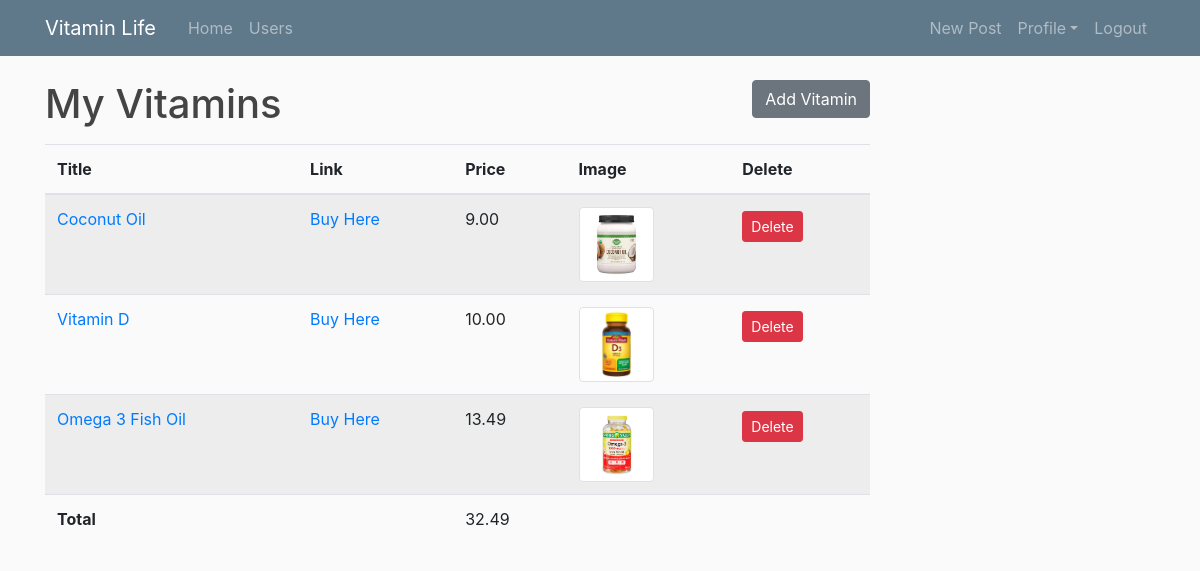
The page /user/ (signed in) on the database its author committed.
### vitamin_tracker/models.py (models this page shows, shortened)
class Vitamin(models.Model):
    title = models.CharField(max_length=50)
    url = models.CharField(max_length=255, null=True)
    image = models.ImageField(default='default.jpg', upload_to='blog_pics')
    price = models.DecimalField(max_digits=8, decimal_places=2)
    author = models.ForeignKey(User, on_delete=models.CASCADE, null=True)

### vitamin_tracker/views.py (the view)
# urls.py: path('user/', UserVitaminListView.as_view(),
class UserVitaminListView(ListView):
    model = Vitamin
    template_name = 'vitamin_tracker/user_vitamins.html' # <app>/<model>_<viewtype>.html
    def get_context_data(self, **kwargs):
        context = super(ListView, self).get_context_data(**kwargs)
        user = self.request.user
        vitamins = Vitamin.objects.filter(author=user)
        total = 0
        for vita in vitamins:
            total += vita.price
        context['vitamins'] = vitamins
        context['total'] = total
        return context
    def get_queryset(self):
        user = self.request.user
        return Vitamin.objects.filter(author=user)

### vitamin_tracker/templates/vitamin_tracker/user_vitamins.html
{% extends "blog/base.html" %}
{% block content %}
<h1 class="mb-3" style="display:inline-block;">My Vitamins</h1>
<a style="float:right;" class="btn btn-secondary" href="{% url 'vitamin-create' %}">Add Vitamin</a>
<table class="table table-striped">
  <thead>
    <tr>
      <th scope="col">Title</th>
      <th scope="col">Link</th>
      <th scope="col">Price</th>
      <th scope="col">Image</th>
      <th scope="col">Delete</th>
    </tr>
  </thead>
  <tbody>
    {% for vitamin in vitamins %}
    <tr>
      <td><a href="{% url 'vitamin-update' vitamin.id %}">{{ vitamin.title }}</a></td>
      <td><a href="{{ vitamin.url }}">Buy Here</a></td>
      <td>{{ vitamin.price }}</td>
      <td scope="row"><img style="width:75px;height:75px;" class="img-thumbnail" src="{{ vitamin.image.url }}"></td>
      <td><a class="btn btn-danger btn-sm mt-1 mb-1" href="{% url 'vitamin-delete' vitamin.id %}">Delete</a></td>
    </tr>
    {% endfor %}
    <tr>
      <th>Total</th>
      <td></td>
      <td>{{total}}</td>
      <td></td>
      <td></td>
    </tr>
  </tbody>
</table>
{% endblock content %}

### blog/static/blog/main.css (style rules this page uses)
h1, h2, h3, h4, h5, h6 { color: #444444; }

### rows shown on the page
Vitamin: title "Coconut Oil", price "9.00", image (picture)
Vitamin: title "Vitamin D", price "10.00", image (picture)
Vitamin: title "Omega 3 Fish Oil", price "13.49", image (picture)

### other values the page prints
{{ total }} "32.49"
